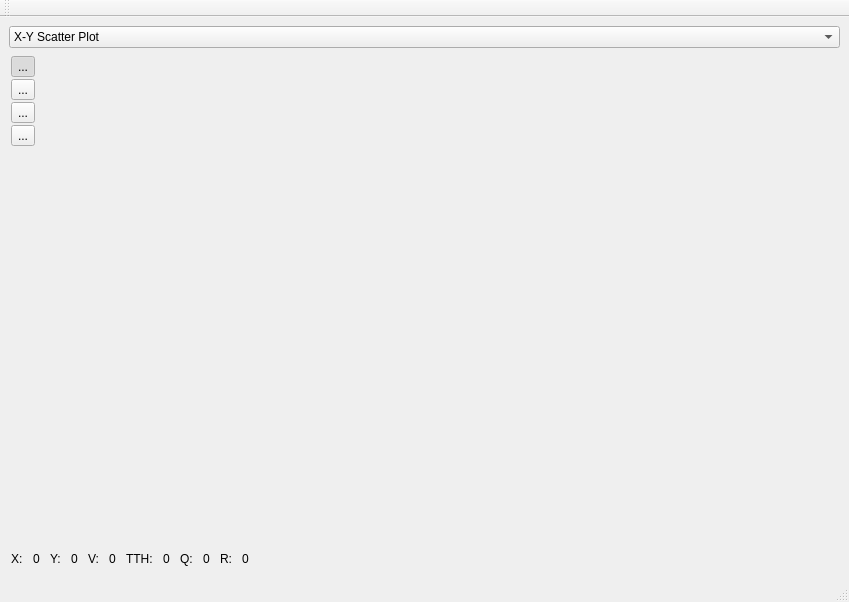
<?xml version="1.0" encoding="UTF-8"?>
<ui version="4.0">
 <class>QcepDataObjectGraphWindow</class>
 <widget class="QMainWindow" name="QcepDataObjectGraphWindow">
  <property name="geometry">
   <rect>
    <x>0</x>
    <y>0</y>
    <width>849</width>
    <height>602</height>
   </rect>
  </property>
  <property name="windowTitle">
   <string>MainWindow</string>
  </property>
  <widget class="QWidget" name="centralwidget">
   <layout class="QGridLayout" name="m_GridLayout">
    <item row="0" column="0" colspan="2">
     <widget class="QComboBox" name="m_PlotModeSelector">
      <item>
       <property name="text">
        <string>X-Y Scatter Plot</string>
       </property>
      </item>
      <item>
       <property name="text">
        <string>2D-Image Plot</string>
       </property>
      </item>
      <item>
       <property name="text">
        <string>Histogram</string>
       </property>
      </item>
      <item>
       <property name="text">
        <string>Vertical Slice</string>
       </property>
      </item>
      <item>
       <property name="text">
        <string>Horizontal Slice</string>
       </property>
      </item>
     </widget>
    </item>
    <item row="1" column="1">
     <widget class="QwtPlot" name="m_ImagePlot" native="true">
      <property name="sizePolicy">
       <sizepolicy hsizetype="Expanding" vsizetype="Expanding">
        <horstretch>2</horstretch>
        <verstretch>0</verstretch>
       </sizepolicy>
      </property>
      <property name="minimumSize">
       <size>
        <width>0</width>
        <height>0</height>
       </size>
      </property>
     </widget>
    </item>
    <item row="2" column="0" colspan="2">
     <widget class="QWidget" name="widget_4" native="true">
      <layout class="QGridLayout" name="gridLayout_16">
       <property name="leftMargin">
        <number>2</number>
       </property>
       <property name="topMargin">
        <number>2</number>
       </property>
       <property name="rightMargin">
        <number>2</number>
       </property>
       <property name="bottomMargin">
        <number>2</number>
       </property>
       <property name="horizontalSpacing">
        <number>10</number>
       </property>
       <property name="verticalSpacing">
        <number>2</number>
       </property>
       <item row="0" column="11">
        <widget class="QLabel" name="label_6">
         <property name="text">
          <string>R:</string>
         </property>
        </widget>
       </item>
       <item row="0" column="6">
        <widget class="QLabel" name="m_ValMouse">
         <property name="text">
          <string>0</string>
         </property>
        </widget>
       </item>
       <item row="0" column="3">
        <widget class="QLabel" name="m_YMouse">
         <property name="text">
          <string>0</string>
         </property>
        </widget>
       </item>
       <item row="0" column="2">
        <widget class="QLabel" name="label_2">
         <property name="text">
          <string>Y:</string>
         </property>
        </widget>
       </item>
       <item row="0" column="7">
        <widget class="QLabel" name="label_4">
         <property name="text">
          <string>TTH:</string>
         </property>
        </widget>
       </item>
       <item row="0" column="8">
        <widget class="QLabel" name="m_TTHMouse">
         <property name="text">
          <string>0</string>
         </property>
        </widget>
       </item>
       <item row="0" column="13">
        <spacer name="horizontalSpacer_3">
         <property name="orientation">
          <enum>Qt::Horizontal</enum>
         </property>
         <property name="sizeHint" stdset="0">
          <size>
           <width>40</width>
           <height>20</height>
          </size>
         </property>
        </spacer>
       </item>
       <item row="0" column="9">
        <widget class="QLabel" name="label_5">
         <property name="text">
          <string>Q:</string>
         </property>
        </widget>
       </item>
       <item row="0" column="10">
        <widget class="QLabel" name="m_QMouse">
         <property name="text">
          <string>0</string>
         </property>
        </widget>
       </item>
       <item row="0" column="0">
        <widget class="QLabel" name="label">
         <property name="text">
          <string>X:</string>
         </property>
        </widget>
       </item>
       <item row="0" column="1">
        <widget class="QLabel" name="m_XMouse">
         <property name="text">
          <string>0</string>
         </property>
        </widget>
       </item>
       <item row="0" column="5">
        <widget class="QLabel" name="label_3">
         <property name="text">
          <string>V:</string>
         </property>
        </widget>
       </item>
       <item row="0" column="12">
        <widget class="QLabel" name="m_RMouse">
         <property name="text">
          <string>0</string>
         </property>
        </widget>
       </item>
      </layout>
     </widget>
    </item>
    <item row="1" column="0">
     <widget class="QWidget" name="widget" native="true">
      <layout class="QGridLayout" name="gridLayout_10">
       <property name="leftMargin">
        <number>2</number>
       </property>
       <property name="topMargin">
        <number>2</number>
       </property>
       <property name="rightMargin">
        <number>2</number>
       </property>
       <property name="bottomMargin">
        <number>2</number>
       </property>
       <property name="spacing">
        <number>2</number>
       </property>
       <item row="5" column="1">
        <widget class="QToolButton" name="m_ImageMeasureButton">
         <property name="toolTip">
          <string>Measure Distances on Image</string>
         </property>
         <property name="text">
          <string>...</string>
         </property>
         <property name="icon">
          <iconset resource="qcepresources.qrc">
           <normaloff>:/images/measure.png</normaloff>:/images/measure.png</iconset>
         </property>
         <property name="iconSize">
          <size>
           <width>24</width>
           <height>24</height>
          </size>
         </property>
         <property name="checkable">
          <bool>true</bool>
         </property>
         <property name="autoExclusive">
          <bool>true</bool>
         </property>
         <property name="autoRaise">
          <bool>false</bool>
         </property>
         <property name="arrowType">
          <enum>Qt::NoArrow</enum>
         </property>
        </widget>
       </item>
       <item row="1" column="1">
        <widget class="QToolButton" name="m_ImageZoomOutButton">
         <property name="toolTip">
          <string>Zoom Out</string>
         </property>
         <property name="text">
          <string>...</string>
         </property>
         <property name="icon">
          <iconset resource="qcepresources.qrc">
           <normaloff>:/images/zoom-out.png</normaloff>:/images/zoom-out.png</iconset>
         </property>
         <property name="iconSize">
          <size>
           <width>24</width>
           <height>24</height>
          </size>
         </property>
        </widget>
       </item>
       <item row="2" column="1">
        <widget class="QToolButton" name="m_ImageZoomAllButton">
         <property name="toolTip">
          <string>Auto Scale</string>
         </property>
         <property name="text">
          <string>...</string>
         </property>
         <property name="icon">
          <iconset resource="qcepresources.qrc">
           <normaloff>:/images/zoom-all.png</normaloff>:/images/zoom-all.png</iconset>
         </property>
         <property name="iconSize">
          <size>
           <width>24</width>
           <height>24</height>
          </size>
         </property>
        </widget>
       </item>
       <item row="0" column="1">
        <widget class="QToolButton" name="m_ImageZoomInButton">
         <property name="toolTip">
          <string>Zoom In</string>
         </property>
         <property name="text">
          <string>...</string>
         </property>
         <property name="icon">
          <iconset resource="qcepresources.qrc">
           <normaloff>:/images/zoom-in.png</normaloff>:/images/zoom-in.png</iconset>
         </property>
         <property name="iconSize">
          <size>
           <width>24</width>
           <height>24</height>
          </size>
         </property>
         <property name="checkable">
          <bool>true</bool>
         </property>
         <property name="checked">
          <bool>true</bool>
         </property>
         <property name="autoExclusive">
          <bool>true</bool>
         </property>
        </widget>
       </item>
       <item row="6" column="1">
        <spacer name="verticalSpacer_4">
         <property name="orientation">
          <enum>Qt::Vertical</enum>
         </property>
         <property name="sizeHint" stdset="0">
          <size>
           <width>20</width>
           <height>40</height>
          </size>
         </property>
        </spacer>
       </item>
      </layout>
     </widget>
    </item>
   </layout>
  </widget>
  <widget class="QMenuBar" name="menubar">
   <property name="geometry">
    <rect>
     <x>0</x>
     <y>0</y>
     <width>849</width>
     <height>21</height>
    </rect>
   </property>
  </widget>
  <widget class="QStatusBar" name="statusbar"/>
  <widget class="QToolBar" name="toolBar">
   <property name="windowTitle">
    <string>toolBar</string>
   </property>
   <attribute name="toolBarArea">
    <enum>TopToolBarArea</enum>
   </attribute>
   <attribute name="toolBarBreak">
    <bool>false</bool>
   </attribute>
  </widget>
 </widget>
 <customwidgets>
  <customwidget>
   <class>QwtPlot</class>
   <extends>QWidget</extends>
   <header>qwt_plot.h</header>
   <container>1</container>
  </customwidget>
 </customwidgets>
 <resources>
  <include location="qcepresources.qrc"/>
 </resources>
 <connections/>
</ui>
